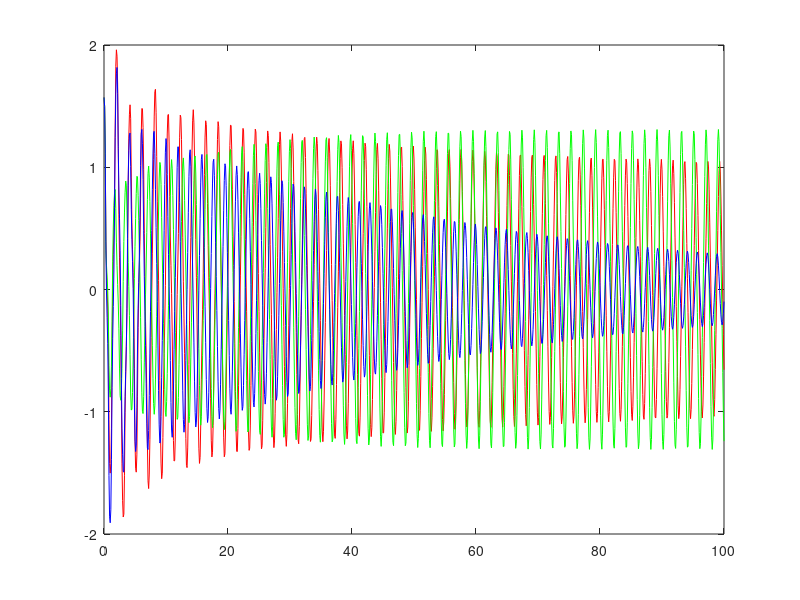

The MATLAB source for this figure:
%%%%%%%%%%%%%%%%%% PENDULO-RESORTE
Lo  = 0.5;
g   = 9.81;
ksm = 98.1;
MP = [Lo,g,ksm]; %%% Matriz de parámetros
function [res] = ar(MP,ur,ua,va)
  Lo  = MP(1);
  g   = MP(2);
  ksm = MP(3);
  res = (Lo+ur)*va^2 +g*cos(ua) -ksm*ur;
endfunction
function [res] = aa(MP,ur,vr,ua,va)
  Lo  = MP(1);
  g   = MP(2);
  res = -(2*vr*va +g*sin(ua))/(Lo+ur);
endfunction
%
Dt = 0.1;
tmax = 100;
rango = 0:Dt:tmax;
%%%%%%%%%%%%%%%%%% RK
[ur0, vr0, ua0, va0] = deal(0.25, 0, pi/2, 0); %% Valores iniciales
ua=[ua0];
for i = rango
  ar0 = ar(MP,ur0,ua0,va0);     %%%
  aa0 = aa(MP,ur0,vr0,ua0,va0); %%%
%
  ur1 = ur0 + (1/2)*Dt*vr0;
  ua1 = ua0 + (1/2)*Dt*va0;
  vr1 = vr0 + (1/2)*Dt*ar0;
  va1 = va0 + (1/2)*Dt*aa0;
  ar1 = ar(MP,ur1,ua1,va1); %%%
  aa1 = aa(MP,ur1,vr1,ua1,va1); %%%
%
  ur2 = ur0 +    1*Dt*vr0 + 1*Dt^2*ar0;
  ua2 = ua0 +    1*Dt*va0 + 1*Dt^2*aa0;
  vr2 = vr0 + (-1)*Dt*ar0 + 2*Dt*ar1;
  va2 = va0 + (-1)*Dt*aa0 + 2*Dt*aa1;
  ar2 = ar(MP,ur2,ua2,va2);
  aa2 = aa(MP,ur2,vr2,ua2,va2);
%
  ur3 = ur0 +       Dt*vr0 +  (1/6)*(Dt^2)*ar0 + (1/3)*(Dt^2)*ar1;
  ua3 = ua0 +       Dt*va0 +  (1/6)*(Dt^2)*aa0 + (1/3)*(Dt^2)*aa1;
  vr3 = vr0 + (1/6)*Dt*ar0 + (2/3)*Dt*ar1 + (1/6)*Dt*ar2;
  va3 = va0 + (1/6)*Dt*aa0 + (2/3)*Dt*aa1 + (1/6)*Dt*aa2;
%
   ua=[ua,ua3]; 
%
  ur0=ur3;
  ua0=ua3;
  vr0=vr3;
  va0=va3;
endfor
uark=ua(1:(length(ua)-1));
%%%%%%%%%%%%%%%%%% M3
[ur0, vr0, ua0, va0] = deal(0.25, 0, pi/2, 0); %% Valores iniciales
ua=[ua0];
for i = rango
  ar0 = ar(MP,ur0,ua0,va0);     %%%
  aa0 = aa(MP,ur0,vr0,ua0,va0); %%%
  %
  ur1 = ur0 + 1/3*Dt*vr0 + 1/18*Dt^2*ar0; %%%
  ua1 = ua0 + 1/3*Dt*va0 + 1/18*Dt^2*aa0; %%%
  vr1 = vr0 + 1/3*Dt*ar0; %%%
  va1 = va0 + 1/3*Dt*aa0; %%%
  ar1 = ar(MP,ur1,ua1,va1); %%%
  aa1 = aa(MP,ur1,vr1,ua1,va1); %%%
  %%%
  ur2 = ur0 + 2/3*Dt*vr0 + 1/27*Dt^2*(2*ar0 + 4*ar1);
  ua2 = ua0 + 2/3*Dt*va0 + 1/27*Dt^2*(2*aa0 + 4*aa1);
  vr2 = vr0 + 2/3*Dt*ar1;
  va2 = va0 + 2/3*Dt*aa1;
  ar2 = ar(MP,ur2,ua2,va2);
  aa2 = aa(MP,ur2,vr2,ua2,va2);
  %
  ur3 = ur0 + Dt*vr0 + 1/6*Dt^2*(ar0 + ar1 + ar2);
  ua3 = ua0 + Dt*va0 + 1/6*Dt^2*(aa0 + aa1 + aa2);
  vr3 = vr0 + 1/4*Dt*(ar0 + 3*ar2);
  va3 = va0 + 1/4*Dt*(aa0 + 3*aa2);
%
   ua=[ua,ua3]; 
%
  ur0=ur3;
  ua0=ua3;
  vr0=vr3;
  va0=va3;
endfor
uam3=ua(1:(length(ua)-1));
%%%%%%%%%%%%%%%%%% M4
[ur0, vr0, ua0, va0] = deal(0.25, 0, pi/2, 0); %% Valores iniciales
ua=[ua0];
for i = rango
  ar0 = ar(MP,ur0,ua0,va0);     %%%
  aa0 = aa(MP,ur0,vr0,ua0,va0); %%%
  %
  ur1 = ur0 + 1/3*Dt*vr0 + 1/18*Dt^2*ar0; % EC 2.1
  ua1 = ua0 + 1/3*Dt*va0 + 1/18*Dt^2*aa0; % EC 2.1
  vr1 = vr0 + 1/3*Dt*ar0; % EC 2.2
  va1 = va0 + 1/3*Dt*aa0; % EC 2.2
  ar1 = ar(MP,ur1,ua1,va1); %%%
  aa1 = aa(MP,ur1,vr1,ua1,va1); %%%
  %
  ur2 = ur0 + 1/2*Dt*vr0 + 3/40*Dt^2*(2*ar0/3 + ar1); % EC 4.1
  ua2 = ua0 + 1/2*Dt*va0 + 3/40*Dt^2*(2*aa0/3 + aa1); % EC 4.1
  vr2 = vr0 + 1/8*Dt*ar0 + 3/8*Dt*ar1; % EC 4.2
  va2 = va0 + 1/8*Dt*aa0 + 3/8*Dt*aa1; % EC 4.2
  ar2 = ar(MP,ur2,ua2,va2);
  aa2 = aa(MP,ur2,vr2,ua2,va2);
  %
  ur3 = ur0 + 1*Dt*vr0 + 1/20*Dt^2*(ar0 + 9*ar1); % EC 6.1
  ua3 = ua0 + 1*Dt*va0 + 1/20*Dt^2*(aa0 + 9*aa1); % EC 6.1
  vr3 = vr0 + 1/2*Dt*(ar0 -3*ar1 + 4*ar2); % EC 6.2
  va3 = va0 + 1/2*Dt*(aa0 -3*aa1 + 4*aa2); % EC 6.2
  ar3 = ar(MP,ur3,ua3,va3);
  aa3 = aa(MP,ur3,vr3,ua3,va3);
  %
  ur4 = ur0 + Dt*vr0 + 1/6*Dt^2*(ar0 + 2*ar2); % EC 8.1
  ua4 = ua0 + Dt*va0 + 1/6*Dt^2*(aa0 + 2*aa2); % EC 8.1
  vr4 = vr0 + 1/6*Dt*(ar0 + 4*ar2 + ar3); % EC 8.2
  va4 = va0 + 1/6*Dt*(aa0 + 4*aa2 + aa3); % EC 8.2
%
   ua=[ua,ua3]; 
%
  ur0=ur3;
  ua0=ua3;
  vr0=vr3;
  va0=va3;
endfor
uam4=ua(1:(length(ua)-1));
plot(rango, uam3, "-r",rango, uam4, "-g",rango, uark, "-b")
